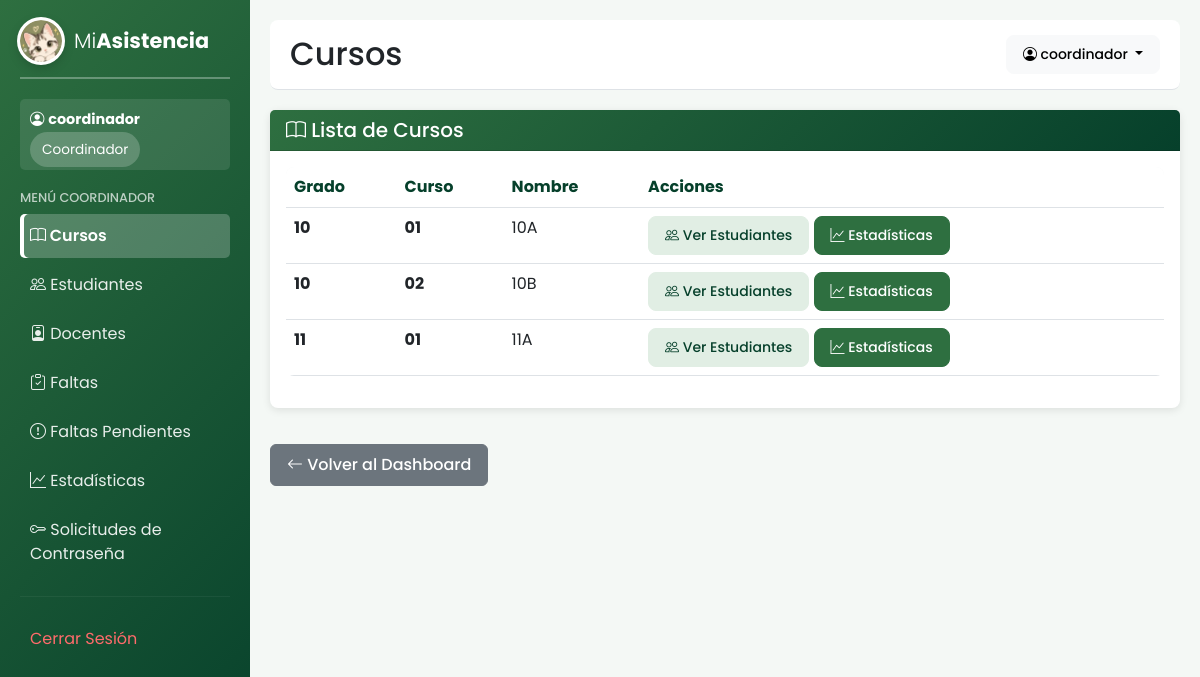
Page /cursos/ (signed in) on the committed database.
### core/models.py (models this page shows, shortened)
class Curso(models.Model):
    grado = models.IntegerField()
    curso = models.CharField(max_length=5, default="01")
    nombre = models.CharField(max_length=50, unique=True)
    class Meta:
        ordering = ['grado', 'curso']
        unique_together = ('grado', 'curso')

### core/views.py (the view)
@login_required(login_url="login")
def cursos(request):
    lista = Curso.objects.all()
    return render(request, "core/cursos.html", {"cursos": lista})

### core/templates/core/cursos.html (shortened to what this page needs)
{% extends 'core/base.html' %}
{% block page_title %}Cursos{% endblock %}
{% block content %}
<div class="row">
    <div class="col-md-12">
        <div class="card">
            <div class="card-header bg-primary text-white">
                <h5 style="margin: 0;"><i class="bi bi-book"></i> Lista de Cursos</h5>
            </div>
            <div class="card-body">
                {% if cursos %}
                    <div class="table-responsive">
                        <table class="table table-hover">
                            <thead>
                                <tr>
                                    <th>Grado</th>
                                    <th>Curso</th>
                                    <th>Nombre</th>
                                    <th>Acciones</th>
                                </tr>
                            </thead>
                            <tbody>
                                {% for curso in cursos %}
                                    <tr>
                                        <td><strong>{{ curso.grado }}</strong></td>
                                        <td><strong>{{ curso.curso }}</strong></td>
                                        <td>{{ curso.nombre }}</td>
                                        <td>
                                            <a href="{% url 'estudiantes_por_curso' curso.id %}" class="btn btn-sm btn-info"><i class="bi bi-people"></i> Ver Estudiantes</a>
                                            <a href="{% url 'estadisticas_curso' curso.id %}" class="btn btn-sm btn-success"><i class="bi bi-graph-up"></i> Estadísticas</a>
                                        </td>
                                    </tr>
                                {% endfor %}
                            </tbody>
                        </table>
                    </div>
                {% else %}
                    <div class="alert alert-info">No hay cursos registrados.</div>
                {% endif %}
            </div>
        </div>
    </div>
</div>
<a href="{% url 'dashboard' %}" class="btn btn-secondary mt-3"><i class="bi bi-arrow-left"></i> Volver al Dashboard</a>
{% endblock %}

### core/templates/core/base.html (shortened to what this page needs)
{% load static %}<!DOCTYPE html>
<html lang="es">
<head>
    <link href="https://cdn.jsdelivr.net/npm/bootstrap@5.3.0/dist/css/bootstrap.min.css" rel="stylesheet">
    <link href="https://cdn.jsdelivr.net/npm/bootstrap-icons@1.11.0/font/bootstrap-icons.css" rel="stylesheet">
</head>
<body>
    <div class="sidebar">
        <div class="sidebar-marca">
            {% include 'core/_logo.html' %}
            <span>Mi<strong>Asistencia</strong></span>
        </div>
        {% if user.is_authenticated %}
            {% with n=request.resolver_match.url_name %}
            <div style="background: rgba(255,255,255,0.1); padding: 10px; border-radius: 5px; margin-bottom: 20px; font-size: 0.9rem; word-break: break-word;">
                <i class="bi bi-person-circle"></i> <strong>{{ user.username }}</strong><br>
                <div style="margin-top: 8px;">
                    {% if user.is_superuser %}
                        <span class="user-badge">Coordinador</span>
                    {% elif user.groups.all.0 %}
                        <span class="user-badge">{{ user.groups.all.0.name }}</span>
                    {% endif %}
                </div>
            </div>
            {% if user.is_superuser %}
                <h6 style="margin-top: 20px; color: rgba(255,255,255,0.7); font-size: 0.8rem; text-transform: uppercase;">MENÚ COORDINADOR</h6>
                <a href="{% url 'cursos' %}" class="{% if n == 'cursos' or n == 'estudiantes_por_curso' %}active{% endif %}"><i class="bi bi-book"></i> Cursos</a>
                <a href="{% url 'estudiantes' %}" class=""><i class="bi bi-people"></i> Estudiantes</a>
                <a href="{% url 'docentes' %}" class="{% if n == 'docentes' or n == 'agregar_docente' or n == 'editar_docente' %}active{% endif %}"><i class="bi bi-person-badge"></i> Docentes</a>
                <a href="{% url 'faltas' %}" class="{% if n == 'faltas' or n == 'agregar_falta' or n == 'editar_falta' %}active{% endif %}"><i class="bi bi-clipboard-check"></i> Faltas</a>
                <a href="{% url 'faltas_pendientes' %}" class="{% if n == 'faltas_pendientes' or n == 'revisar_falta' %}active{% endif %}"><i class="bi bi-exclamation-circle"></i> Faltas Pendientes</a>
                <a href="{% url 'estadisticas' %}" class="{% if n == 'estadisticas' or n == 'estadisticas_curso' %}active{% endif %}"><i class="bi bi-graph-up"></i> Estadísticas</a>
                <a href="{% url 'solicitudes_contrasena' %}" class="{% if n == 'solicitudes_contrasena' or n == 'restablecer_contrasena_usuario' %}active{% endif %}"><i class="bi bi-key"></i> Solicitudes de Contraseña</a>
            {% elif user.groups.all.0.name == 'Estudiantes' %}
                <h6 style="margin-top: 20px; color: rgba(255,255,255,0.7); font-size: 0.8rem; text-transform: uppercase;">MI CUENTA</h6>
                <a href="{% url 'mi_historial' %}" class="{% if n == 'mi_historial' or n == 'justificar_falta' %}active{% endif %}"><i class="bi bi-clock-history"></i> Mi Historial</a>
            {% endif %}
            <hr style="border-color: rgba(255,255,255,0.2); margin: 20px 0;">
            <a href="{% url 'logout' %}" style="color: #ff6b6b;"> Cerrar Sesión</a>
            {% endwith %}
        {% endif %}
    </div>
    <div class="main-content">
        <div class="navbar-top">
            <h2 style="margin: 0;">{% block page_title %}Dashboard{% endblock %}</h2>
            <div class="user-info">
                <div class="dropdown">
                    <button class="btn btn-sm btn-light dropdown-toggle" type="button" id="userDropdown" data-bs-toggle="dropdown" aria-expanded="false">
                        <i class="bi bi-person-circle"></i> {{ request.user.username }}
                    </button>
                </div>
            </div>
        </div>
        {% block content %}{% endblock %}
    </div>
</body>
</html>

### core/templates/core/base.html (style rules this page uses)
:root { --verde: #2E6F40; --verde-oscuro: #06402B; --degradado: linear-gradient(135deg, var(--verde) 0%, var(--verde-oscuro) 100%); --bs-primary: #2E6F40; --bs-primary-rgb: 46, 111, 64; --bs-link-color: #2E6F40; --bs-link-hover-color: #06402B; }
body { font-family: 'Poppins', sans-serif; display: flex; min-height: 100vh; background-color: #f4f8f5; }
.sidebar { width: 250px; background: var(--degradado); color: white; padding: 20px; position: fixed; height: 100vh; overflow-y: auto; }
.sidebar a { color: rgba(255,255,255,0.9); text-decoration: none; display: block; padding: 10px; border-radius: 5px; margin: 5px 0; transition: all 0.3s; }
.main-content { margin-left: 250px; width: calc(100% - 250px); padding: 20px; }
.navbar-top { background: white; border-bottom: 1px solid #dee2e6; margin-bottom: 20px; padding: 15px 20px; border-radius: 8px; display: flex; justify-content: space-between; align-items: center; }
.user-info { display: flex; align-items: center; gap: 15px; margin-left: auto; }
.user-badge { background: rgba(255,255,255,0.2); color: white; padding: 8px 12px; border-radius: 20px; font-size: 0.85rem; }
.card { border: none; box-shadow: 0 2px 8px rgba(0,0,0,0.1); border-radius: 8px; margin-bottom: 20px; }
.btn { border-radius: 6px; padding: 8px 16px; font-weight: 500; }
.table { background: white; border-radius: 8px; overflow: hidden; }
.table thead { background: #f8f9fa; }
.card-header.bg-primary { background: var(--degradado) !important; }
.table thead th { color: var(--verde-oscuro); }
.sidebar-marca { display: flex; align-items: center; gap: 12px; margin-bottom: 20px; padding-bottom: 15px; border-bottom: 2px solid rgba(255,255,255,0.3); --logo-bg: #ffffff; --logo-fg: var(--verde); font-size: 1.3rem; font-weight: 300; }
.sidebar-marca strong { font-weight: 700; }
.sidebar a.active { background: rgba(255,255,255,0.22); color: #ffffff; font-weight: 600; box-shadow: inset 4px 0 0 #ffffff; }
.btn-sm { border-radius: 8px; }
.btn-success { --bs-btn-color: #fff; --bs-btn-bg: #2E6F40; --bs-btn-border-color: #2E6F40; --bs-btn-hover-color: #fff; --bs-btn-hover-bg: #06402B; --bs-btn-hover-border-color: #06402B; --bs-btn-active-color: #fff; --bs-btn-active-bg: #06402B; --bs-btn-active-border-color: #06402B; --bs-btn-focus-shadow-rgb: 46, 111, 64; }
.btn-info { --bs-btn-color: #06402B; --bs-btn-bg: #E1EEE4; --bs-btn-border-color: #E1EEE4; --bs-btn-hover-color: #fff; --bs-btn-hover-bg: #2E6F40; --bs-btn-hover-border-color: #2E6F40; --bs-btn-active-color: #fff; --bs-btn-active-bg: #06402B; --bs-btn-active-border-color: #06402B; --bs-btn-focus-shadow-rgb: 46, 111, 64; }

### rows in the picture
Curso: grado "10", curso "01", nombre "10A"
Curso: grado "10", curso "02", nombre "10B"
Curso: grado "11", curso "01", nombre "11A"

### other values in the picture
{{ user.username }} "coordinador"
{{ request.user.username }} "coordinador"
